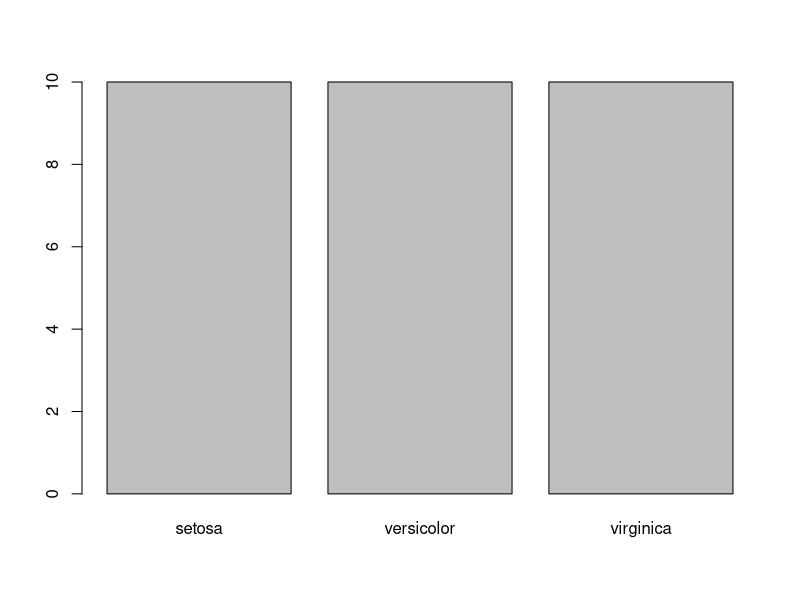

The R source for this figure:
library(class)
?knn
ins_train <- iris[c(1:40, 51:90, 101:140),]
ins_test <- iris[c(41:50,91:100,141:150),]
cl <- ins_train$Species
knnModel <- knn(ins_train[,-5], ins_test[,-5], cl, k=3, prob=TRUE)
knnModel
table(knnModel)
plot(knnModel)